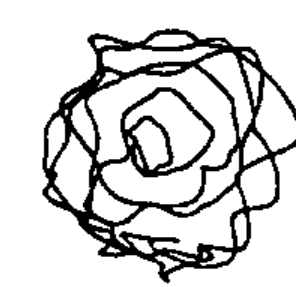
#> input picture test_data/Task 1/Dystonia/01.png, 296 x 287 px, found by its file name; its folder holds only this picture in this run
$ python eda.py
#> lines starting #> are read from the running program, lines starting #| are printed output that depends on the picture
import os
import pandas as pd
import numpy as np
import matplotlib.pyplot as plt
import seaborn as sns
from matplotlib import rcParams

rcParams['font.family'] = 'Times New Roman'

# Define the directory where your dataset is located
dataset_directory = 'data/train/combined/Task 1/'

# Create a list of class labels based on subdirectories in the dataset directory
class_labels = os.listdir(dataset_directory)

# Initialize lists to store data for EDA
num_samples_per_class = []
class_labels_processed = []

# Initialize an empty DataFrame to store image dimensions
image_dimensions_df = pd.DataFrame(columns=['Height', 'Width'])

# Initialize a dictionary to store a random sample of images from each class
sampled_images = {label: [] for label in class_labels}

# Iterate through class labels and count the number of samples per class
for label in class_labels:
    if label != ".DS_Store":
        class_directory = os.path.join(dataset_directory, label)
        num_samples = len(os.listdir(class_directory))
        num_samples_per_class.append(num_samples)
        class_labels_processed.append(label)

        # Extract image dimensions and add them to the DataFrame
        for image_file in os.listdir(class_directory):
            image_path = os.path.join(class_directory, image_file)
            image = plt.imread(image_path)
#> image is the input picture: shape (287, 296, 4) float32; mean R, G, B, A 0.824, 0.824, 0.824, 1
            height, width, _ = image.shape
#> height = 287; width = 296
            image_dimensions_df = image_dimensions_df._append({'Height': height, 'Width': width}, ignore_index=True)
#> image_dimensions_df = table of 1 rows and 2 columns

            # Randomly sample 5 images from each class for visualization
            if len(sampled_images[label]) < 5:
                sampled_images[label].append(image)

# Create a Pandas DataFrame for EDA
eda_data = pd.DataFrame({'Class Label': class_labels_processed, 'Number of Samples': num_samples_per_class})

# Plot the number of samples per class
plt.figure(figsize=(10, 6))
sns.barplot(x='Class Label', y='Number of Samples', data=eda_data)
plt.title('Number of Samples per Class')
plt.xticks(rotation=45)
plt.xlabel('Class Label')
plt.ylabel('Number of Samples')
plt.savefig('docs/eda/Number of Samples per Class.png')
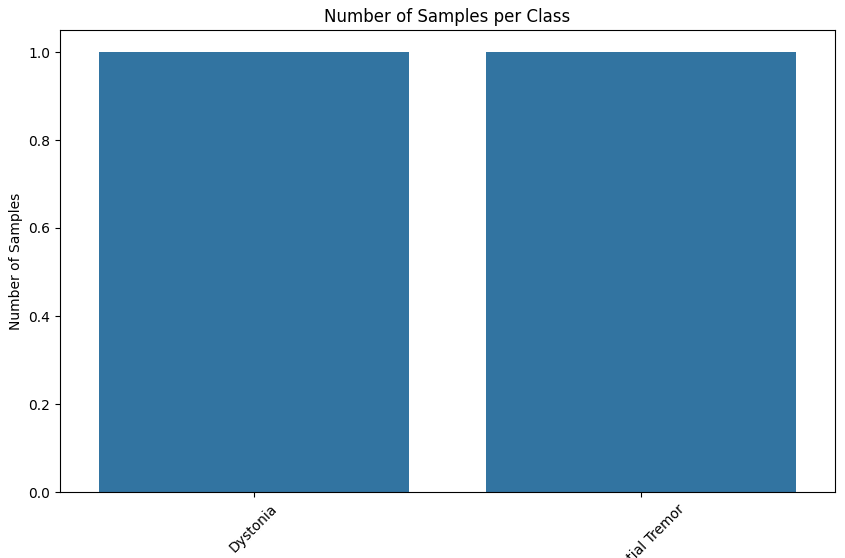
#> figure drawn by matplotlib, 1 panel
plt.show()

# Calculate and plot the distribution of sample sizes (image dimensions)
plt.figure(figsize=(10, 6))
plt.scatter(image_dimensions_df['Width'], image_dimensions_df['Height'], alpha=0.5)
plt.title('Distribution of Sample Sizes (Image Dimensions)')
plt.xlabel('Width (Pixels)')
plt.ylabel('Height (Pixels)')
plt.savefig('docs/eda/Distribution of Sample Sizes (Image Dimensions).png')
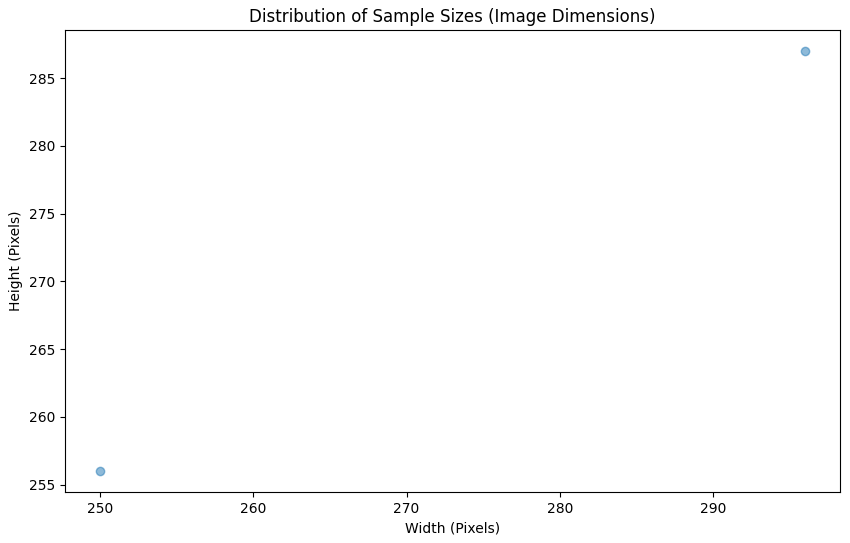
#> figure drawn by matplotlib, 1 panel
plt.show()

# Plot a random sample of images from each class
for label, images in sampled_images.items():
    plt.figure(figsize=(15, 5))
    plt.suptitle(f'Random Sample of Images from Class: {label}')
    for i, image in enumerate(images, start=1):
        plt.subplot(1, 5, i)
        plt.imshow(image)
        plt.axis('off')
        plt.title(f'Sample {i}')
    plt.savefig(f'docs/eda/Random Sample of Images from Class {label}.png')
    plt.show()

# Calculate and plot the correlation matrix for image dimensions
correlation_matrix = image_dimensions_df.corr()
#> correlation_matrix = table of 2 rows and 2 columns
plt.figure(figsize=(8, 6))
sns.heatmap(correlation_matrix, annot=True, cmap='coolwarm', linewidths=0.5)
plt.title('Correlation Matrix of Image Dimensions')
plt.savefig('docs/eda/Correlation Matrix of Image Dimensions.png')
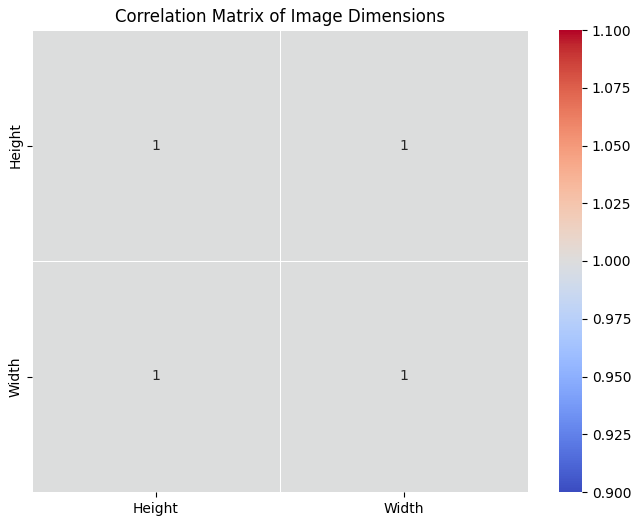
#> figure drawn by matplotlib, 2 panels
plt.show()

# Plot the distribution of image widths
plt.figure(figsize=(10, 6))
sns.histplot(image_dimensions_df['Width'], bins=20, kde=True)
plt.title('Distribution of Image Widths')
plt.xlabel('Width (Pixels)')
plt.ylabel('Frequency')
plt.savefig('docs/eda/Distribution of Image Widths.png')
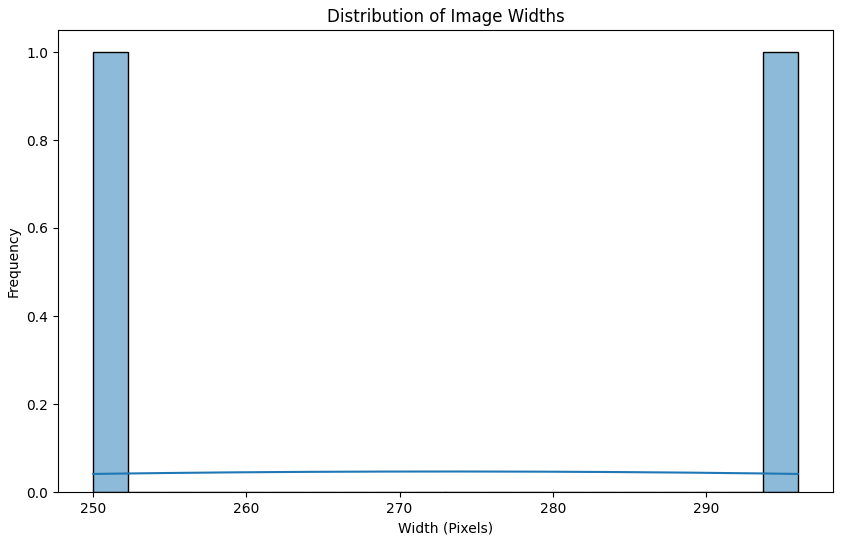
#> figure drawn by matplotlib, 1 panel; curve peaks at x = 272.9, y = 0.0466
plt.show()

# Plot the distribution of image heights
plt.figure(figsize=(10, 6))
sns.histplot(image_dimensions_df['Height'], bins=20, kde=True)
plt.title('Distribution of Image Heights')
plt.xlabel('Height (Pixels)')
plt.ylabel('Frequency')
plt.savefig('docs/eda/Distribution of Image Heights.png')
#> figure, not shown here; curve peaks at x = 271.4, y = 0.0466
plt.show()
